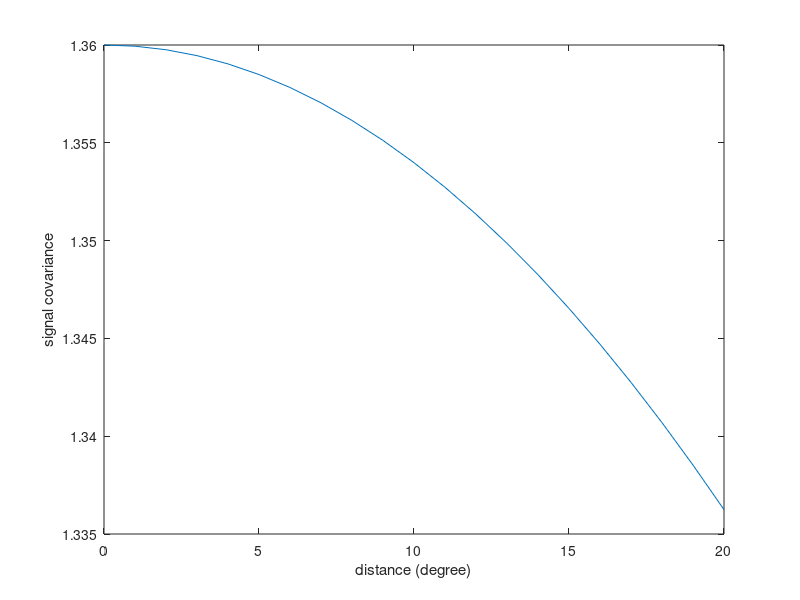

Recreate this plot in MATLAB.
a = 150;
K0 = 1.36;

d = 0:20;

K = K0 ./ (1 + (d./a).^2);
figure
plot(d,K)
xlabel('distance (degree)')
ylabel('signal covariance')